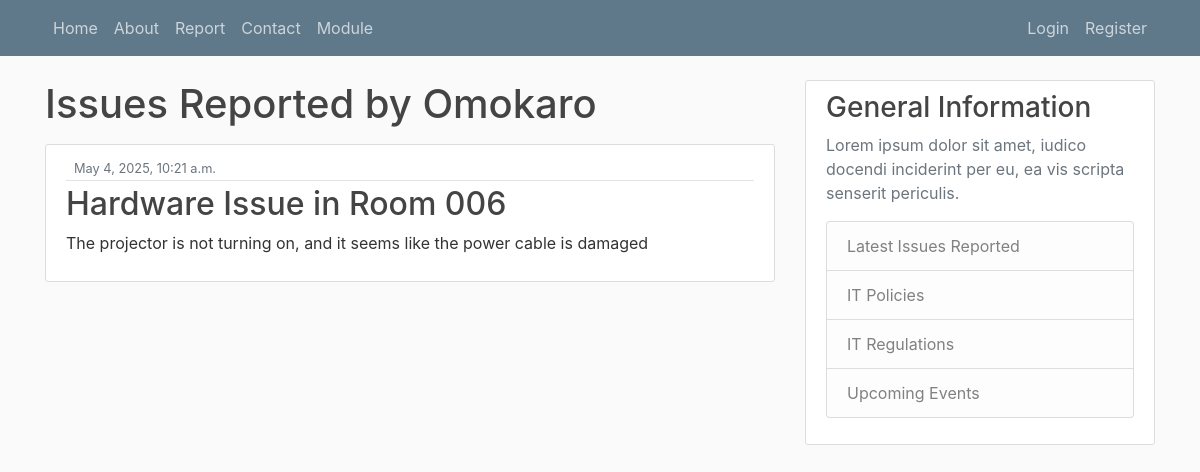
The app's page /issue/Omokaro with its own data.
### itreporting/models.py (models this page shows, shortened)
class Issue(models.Model):
    type = models.CharField(max_length=100, choices = [('Hardware', 'Hardware'), ('Software', 'Software')])
    room = models.CharField(max_length=100)
    urgent = models.BooleanField(default = False)
    details = models.TextField()
    date_submitted = models.DateTimeField(default=timezone.now)
    description = models.TextField()
    author = models.ForeignKey(User, related_name = 'issues', on_delete=models.CASCADE)
    def __str__(self):
        return f'{self.type} Issue in {self.room}'

### itreporting/views.py (the view)
# urls.py: path('issue/<str:username>', UserPostListView.as_view(), name = 'user-issues'),
class UserPostListView(ListView):
    model = Issue
    template_name = 'itreporting/user_issues.html'
    context_object_name = 'issues'
    paginate_by = 5
    def get_queryset(self):
        user=get_object_or_404(User, username=self.kwargs.get('username'))
        return Issue.objects.filter(author=user).order_by('-date_submitted')

### itreporting/templates/itreporting/user_issues.html (shortened to what this page needs)
{% extends "itreporting/base.html" %}
{% block content %}
    <h1 class="mb-3"> Issues Reported by {{ view.kwargs.username }} {% if is_paginated %} (page {{page_obj.number}} of {{page_obj.paginator.num_pages}}){% endif %}</h1>
    {% for issue in issues %}
        <article class="media content-section">
            <div class="media-body">
                <div class="article-metadata">
                    <small class="text-muted">{{ issue.date_submitted }}</small>
                </div>
                <h2><a class="article-title" href="{% url 'itreporting:issue-detail' issue.id %}">{{ issue }}</a></h2>
                <p class="article-content">{{ issue.details }}</p>
            </div>
        </article>
    {% endfor %}
{% endblock %}

### static/css/styles.css (style rules this page uses)
body { background: #fafafa; color: #333333; margin-top: 5rem; }
h1, h2, h3, h4, h5, h6 { color: #444444; }
.content-section { background: #ffffff; padding: 10px 20px; border: 1px solid #dddddd; border-radius: 3px; margin-bottom: 20px; }
.article-title { color: #444444; }
.article-content { white-space: pre-line; }
.article-metadata { padding-bottom: 1px; margin-bottom: 4px; border-bottom: 1px solid #e3e3e3 }

### records on screen
Issue: date_submitted "May 4, 2025, 10:21 a.m.", type+room "Hardware Issue in Room 006", details "The projector is not turning on, and it seems like the power cable is damaged"

### other values on screen
{{ view.kwargs.username }} "Omokaro"
